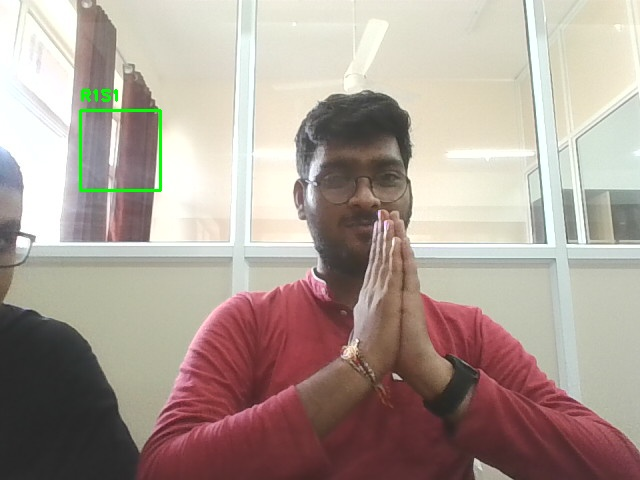
#> input picture computer_vision/detections/seat_R1S1_20250821_050926_occupied_0.66.jpg, 640 x 480 px
$ python -i image_utils.py   (imports and definitions only)
#> lines starting #> are read from the running program, lines starting #| are printed output that depends on the picture
#> further down, picture is the input picture: shape (480, 640, 3); mean B, G, R 149.6, 158.5, 172.5
#!/usr/bin/env python3
"""
Image processing utilities for SudarshanView computer vision
"""

import cv2
import numpy as np
from typing import Tuple, List, Optional
import os
from datetime import datetime

def resize_frame(frame: np.ndarray, target_width: int = 800, target_height: int = 600) -> np.ndarray:
    """Resize frame to target dimensions"""
    return cv2.resize(frame, (target_width, target_height))

def enhance_frame(frame: np.ndarray) -> np.ndarray:
    """Enhance frame for better detection"""
    # Convert to LAB color space for better lighting normalization
    lab = cv2.cvtColor(frame, cv2.COLOR_BGR2LAB)
#> lab: shape (480, 640, 3); mean of channels 0, 1, 2 166.9, 132.5, 135.2
    l, a, b = cv2.split(lab)
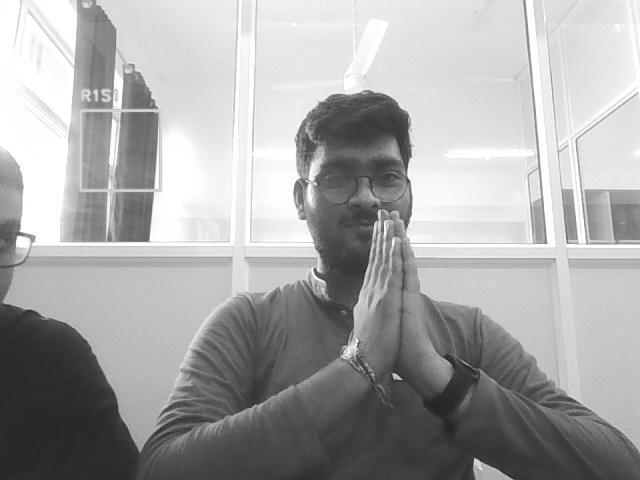
#> l: shape (480, 640); min 31, max 255, mean 166.9
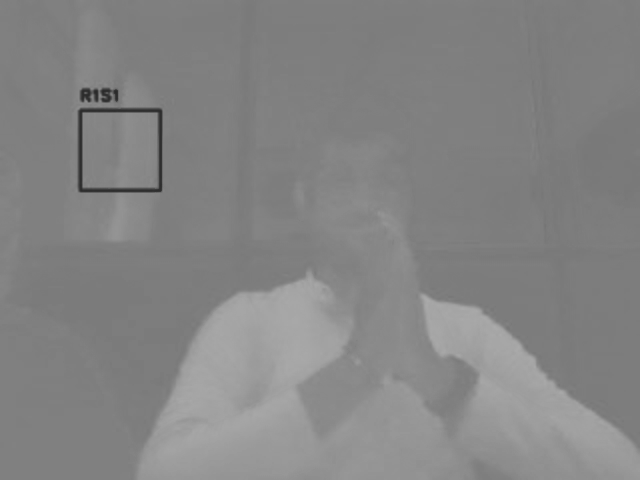
#> a: shape (480, 640); min 42, max 171, mean 132.5
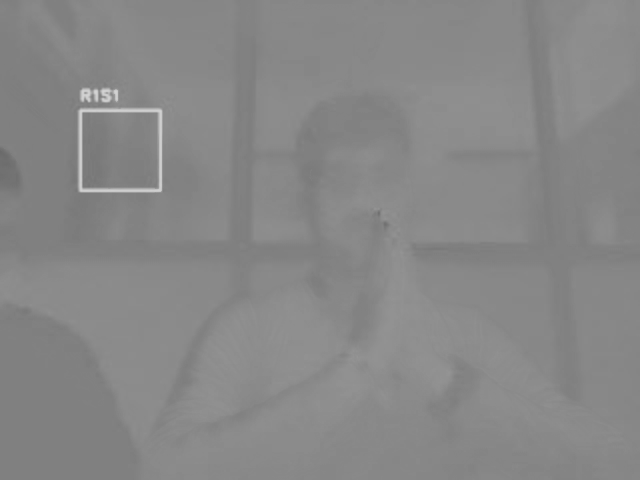
#> b: shape (480, 640); min 106, max 211, mean 135.2

    # Apply CLAHE to L channel
    clahe = cv2.createCLAHE(clipLimit=2.0, tileGridSize=(8,8))
    l = clahe.apply(l)
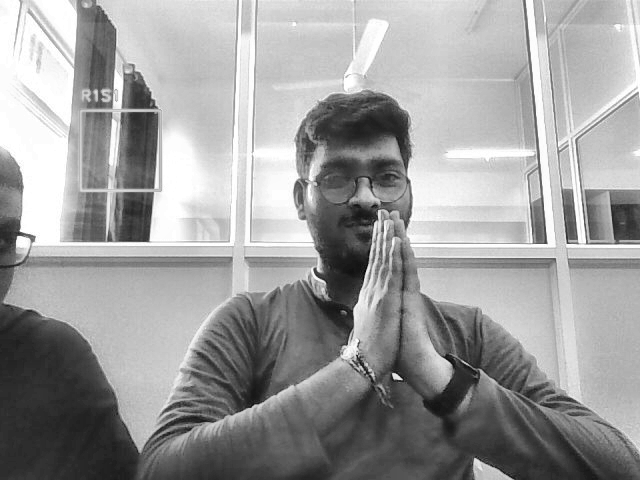
#> l: shape (480, 640); min 12, max 255, mean 156.9

    # Merge channels and convert back to BGR
    enhanced = cv2.merge([l, a, b])
#> enhanced: shape (480, 640, 3); mean of channels 0, 1, 2 156.9, 132.5, 135.2
    enhanced = cv2.cvtColor(enhanced, cv2.COLOR_LAB2BGR)
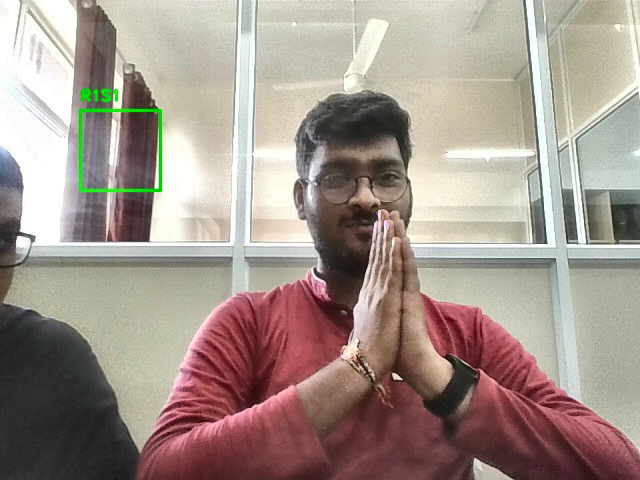
#> enhanced: shape (480, 640, 3); mean B, G, R 139.1, 148, 162

    return enhanced

# [192 lines left out: functions create_roi_mask, draw_seat_overlay, save_detection_frame, create_detection_grid, calculate_frame_difference, create_heatmap and 1 more, not called in this run]

>>> import cv2
>>> picture = cv2.imread('../detections/seat_R1S1_20250821_050926_occupied_0.66.jpg')
>>> result = enhance_frame(picture)

$ run again, on computer_vision/detections/seat_R2S1_20250821_050947_occupied_0.58.jpg
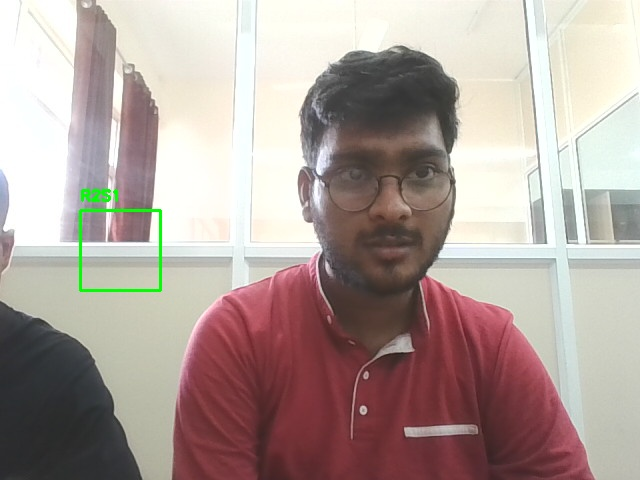
#> input picture computer_vision/detections/seat_R2S1_20250821_050947_occupied_0.58.jpg, 640 x 480 px
#> picture is the input picture: shape (480, 640, 3); mean B, G, R 155.9, 161.5, 176.2
#> lab: shape (480, 640, 3); mean of channels 0, 1, 2 170, 133.5, 133.6
#> in enhance_frame, `l, a, b = cv2.split(lab)`:
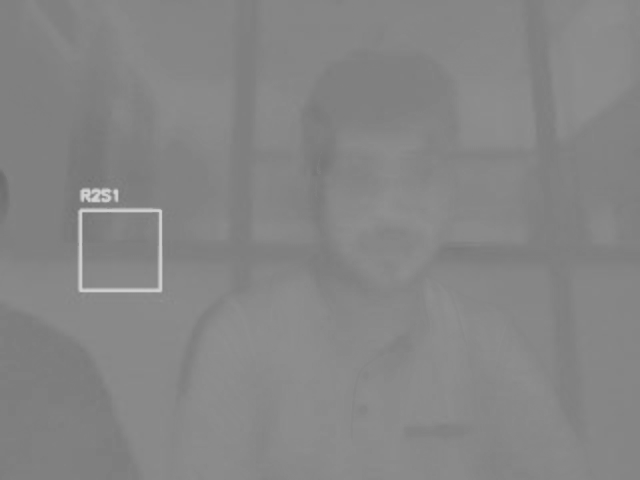
#> b: shape (480, 640); min 107, max 211, mean 133.6
#> in enhance_frame, `enhanced = cv2.cvtColor(enhanced, cv2.COLOR_LAB2BGR)`:
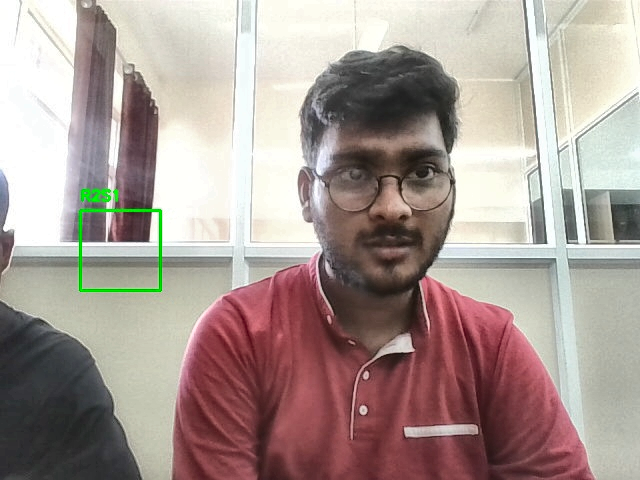
#> enhanced: shape (480, 640, 3); mean B, G, R 149.3, 154.9, 169.7
